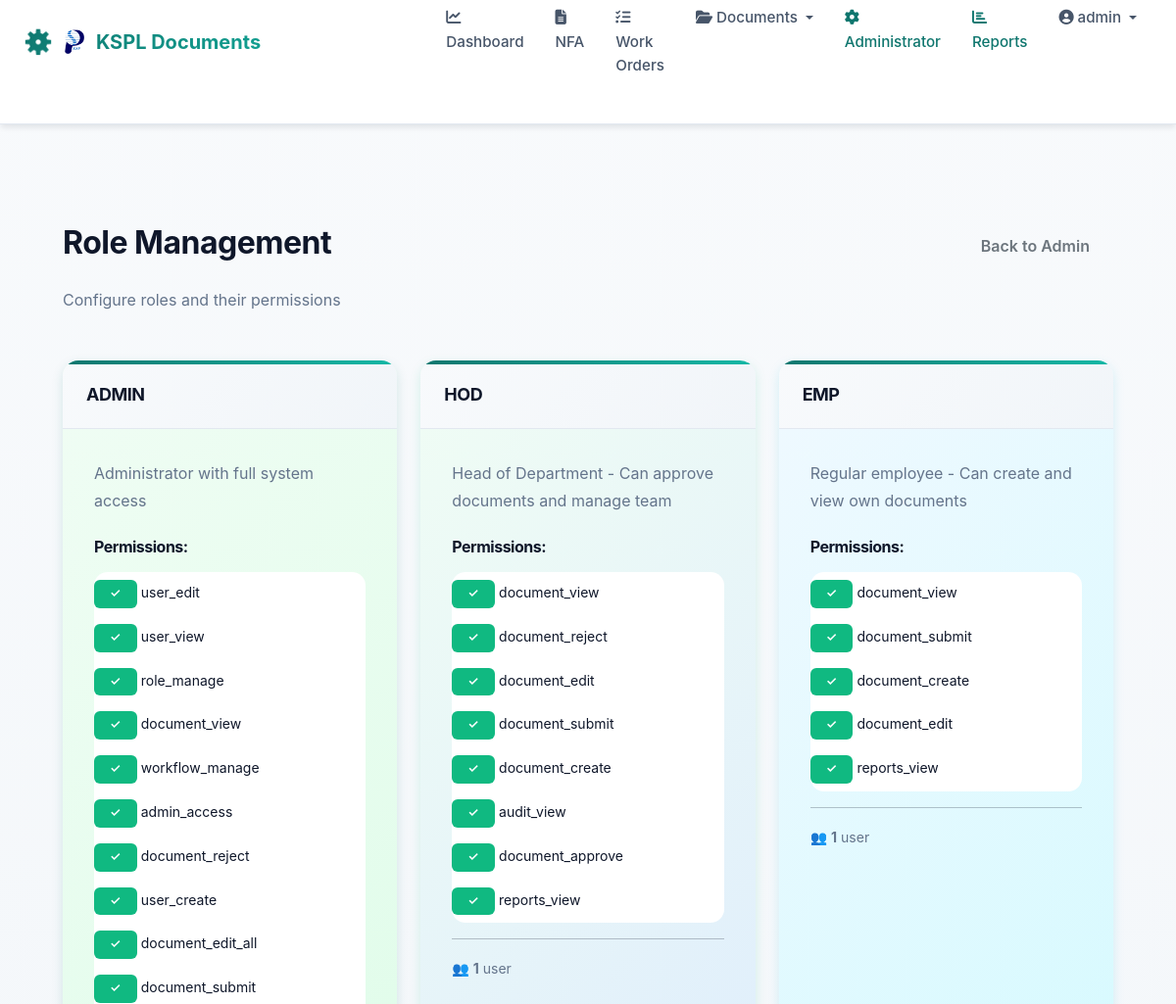
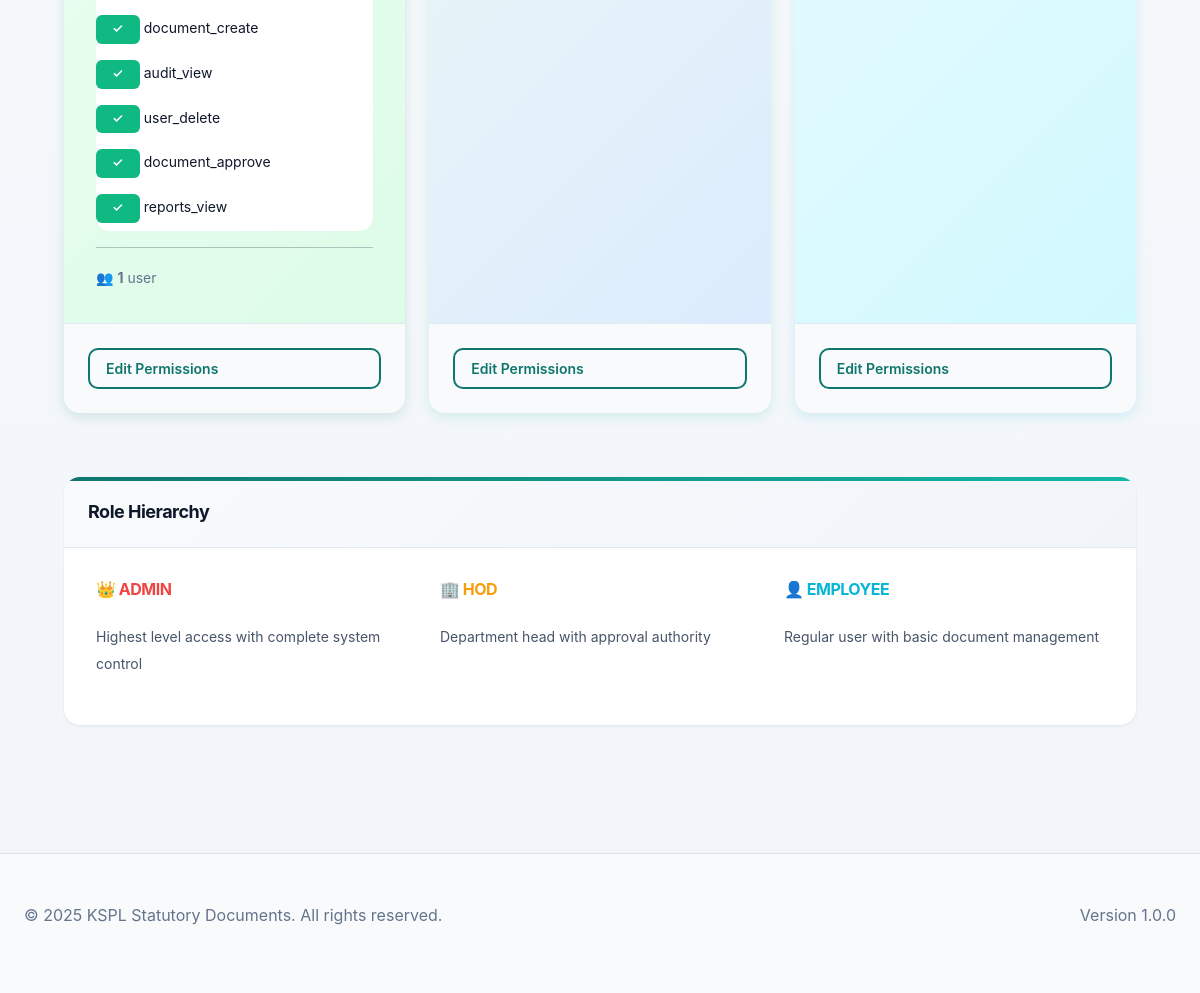
The page /admin/roles (signed in) on the database its author committed (2 pictures, top to bottom).
### models/__init__.py (models this page shows, shortened)
class User(UserMixin, db.Model):
    __tablename__ = 'users'
    id = db.Column(db.Integer, primary_key=True)
    username = db.Column(db.String(120), unique=True, nullable=False)
    email = db.Column(db.String(120), unique=True, nullable=False)
    password_hash = db.Column(db.String(255), nullable=False)
    first_name = db.Column(db.String(120))
    last_name = db.Column(db.String(120))
    department_id = db.Column(db.Integer, db.ForeignKey('departments.id'))
    is_active = db.Column(db.Boolean, default=True)
    created_at = db.Column(db.DateTime, default=datetime.utcnow)
    roles = db.relationship('Role', secondary='user_roles', backref=db.backref('users', lazy='dynamic'))
    department = db.relationship('Department', backref='users')
    def has_role(self, role_name):
        return any(role.name == role_name for role in self.roles)

class Role(db.Model):
    __tablename__ = 'roles'
    id = db.Column(db.Integer, primary_key=True)
    name = db.Column(db.String(120), unique=True, nullable=False)
    description = db.Column(db.Text)
    permissions = db.relationship('Permission', secondary='role_permissions', backref=db.backref('roles', lazy='dynamic'))

class Permission(db.Model):
    __tablename__ = 'permissions'
    id = db.Column(db.Integer, primary_key=True)
    name = db.Column(db.String(120), unique=True, nullable=False)
    description = db.Column(db.Text)

### routes/admin.py (the view)
@admin_bp.route('/roles', methods=['GET'])
@login_required
@require_role('admin')
def role_list():
    roles = Role.query.all()
    return render_template('admin/role_list.html', roles=roles)

### utils/__init__.py (called while the page is built)
def require_role(role_name):
    def decorator(f):
        @wraps(f)
        def decorated_function(*args, **kwargs):
            if not current_user.is_authenticated:
                abort(401)
            user_role_names = [role.name for role in current_user.roles]
            if role_name not in user_role_names:
                abort(403)
            return f(*args, **kwargs)
        return decorated_function
    return decorator

### templates/admin/role_list.html
{% extends "index.html" %}
{% block content %}
<div class="container-fluid mt-4">
    <div class="row mb-4">
        <div class="col-md-8">
            <h2>Role Management</h2>
            <p class="text-muted">Configure roles and their permissions</p>
        </div>
        <div class="col-md-4 text-end">
            <a href="{{ url_for('admin.admin_dashboard') }}" class="btn btn-outline-secondary">Back to Admin</a>
        </div>
    </div>
    <div class="row">
        {% for role in roles %}
        <div class="col-md-4 mb-4">
            {% if loop.index == 1 %}
            <div class="card card-primary border-0 h-100">
            {% elif loop.index == 2 %}
            <div class="card card-success border-0 h-100">
            {% else %}
            <div class="card card-info border-0 h-100">
            {% endif %}
                <div class="card-header bg-transparent">
                    <h5 class="mb-0">{{ role.name | upper }}</h5>
                </div>
                <div class="card-body">
                    <p class="card-text text-muted">{{ role.description }}</p>
                    <h6 class="mt-3 mb-2">Permissions:</h6>
                    <div class="list-group list-group-flush">
                        {% if role.permissions %}
                            {% for perm in role.permissions %}
                            <div class="list-group-item px-0 py-2 border-0">
                                <small>
                                    <span class="badge bg-success">✓</span>
                                    {{ perm.name }}
                                </small>
                            </div>
                            {% endfor %}
                        {% else %}
                        <div class="list-group-item px-0 py-2 border-0 text-muted">
                            <small>No permissions assigned</small>
                        </div>
                        {% endif %}
                    </div>
                    <hr>
                    <p class="mb-0 text-muted">
                        <small>
                            👥 <strong>{{ role.users.count() }}</strong> user{{ 's' if role.users.count() != 1 else '' }}
                        </small>
                    </p>
                </div>
                <div class="card-footer bg-light">
                    <a href="{{ url_for('admin.role_view', role_id=role.id) }}" class="btn btn-sm btn-outline-primary w-100">
                        Edit Permissions
                    </a>
                </div>
            </div>
        </div>
        {% endfor %}
    </div>
    <div class="row mt-4">
        <div class="col-md-12">
            <div class="card">
                <div class="card-header bg-light">
                    <h5 class="mb-0">Role Hierarchy</h5>
                </div>
                <div class="card-body">
                    <div class="row">
                        <div class="col-md-4">
                            <h6 class="text-danger">👑 ADMIN</h6>
                            <p><small>Highest level access with complete system control</small></p>
                        </div>
                        <div class="col-md-4">
                            <h6 class="text-warning">🏢 HOD</h6>
                            <p><small>Department head with approval authority</small></p>
                        </div>
                        <div class="col-md-4">
                            <h6 class="text-info">👤 EMPLOYEE</h6>
                            <p><small>Regular user with basic document management</small></p>
                        </div>
                    </div>
                </div>
            </div>
        </div>
    </div>
</div>
{% endblock %}

### templates/index.html (shortened to what this page needs)
<!DOCTYPE html>
<html lang="en">
<head>
    <link href="https://cdn.jsdelivr.net/npm/bootstrap@5.1.3/dist/css/bootstrap.min.css" rel="stylesheet">
    <link rel="stylesheet" href="https://cdnjs.cloudflare.com/ajax/libs/font-awesome/6.4.0/css/all.min.css">
    <link rel="stylesheet" href="https://cdnjs.cloudflare.com/ajax/libs/tempusdominus-bootstrap-4/5.39.0/css/tempusdominus-bootstrap-4.min.css" />
    <link rel="stylesheet" href="{{ url_for('static', filename='main.css') }}">
</head>
<body>
    <nav class="navbar navbar-expand-lg navbar-light" style="padding: initial;">
        <div class="container-fluid px-4">
            <a class="navbar-brand d-flex align-items-center" href="{% if current_user.is_authenticated %}{% if current_user.has_role('admin') %}{{ url_for('admin.admin_dashboard') }}{% else %}{{ url_for('main.dashboard') }}{% endif %}{% else %}{{ url_for('auth.login') }}{% endif %}" style="gap: 12px;">
                <img style="max-width: 5%; height: auto;" src="{{ url_for('static', filename='images/ksp-logo.png') }}" alt="KSP Logo" height="40" class="img-fluid">
                <span>KSPL Documents</span>
            </a>
            <div class="collapse navbar-collapse" id="navbarNav">
                <ul class="navbar-nav ms-auto">
                    {% if current_user.is_authenticated %}
                        <li class="nav-item">
                            <a class="nav-link" href="{{ url_for('main.dashboard') }}">
                                <i class="fas fa-chart-line me-1"></i>Dashboard
                            </a>
                        </li>
                        <li class="nav-item">
                            <a class="nav-link" href="{{ url_for('main.nfa_list') }}">
                                <i class="fas fa-file-alt me-1"></i>NFA
                            </a>
                        </li>
                        <li class="nav-item">
                            <a class="nav-link" href="{{ url_for('main.work_order_list') }}">
                                <i class="fas fa-tasks me-1"></i>Work Orders
                            </a>
                        </li>
                        <li class="nav-item dropdown">
                            <a class="nav-link dropdown-toggle" href="#" id="documentsDropdown" role="button" data-bs-toggle="dropdown" aria-expanded="false">
                                <i class="fas fa-folder-open me-1"></i>Documents
                            </a>
                        </li>
                        <li class="nav-item">
                            <a class="nav-link text-primary" href="{{ url_for('admin.admin_dashboard') }}">
                                <i class="fas fa-cog me-1"></i>Administrator
                            </a>
                        </li>
                        <li class="nav-item">
                            <a class="nav-link text-primary" href="{{ url_for('admin.reports') }}">
                                <i class="fas fa-chart-bar me-1"></i>Reports
                            </a>
                        </li>
                        <li class="nav-item dropdown">
                            <a class="nav-link dropdown-toggle" href="#" id="userDropdown" role="button" data-bs-toggle="dropdown" aria-expanded="false">
                                <i class="fas fa-user-circle me-1"></i>{{ current_user.username }}
                            </a>
                        </li>
                    {% else %}
                        <li class="nav-item">
                            <a class="nav-link" href="{{ url_for('auth.login') }}">
                                <i class="fas fa-sign-in-alt me-1"></i>Login
                            </a>
                        </li>
                    {% endif %}
                </ul>
            </div>
        </div>
    </nav>
    <div class="container-fluid">
        {% block content %}{% endblock %}
    </div>
    <footer class="bg-light border-top mt-5 py-4">
        <div class="container-fluid px-4">
            <div class="row">
                <div class="col-md-6">
                    <p class="text-muted mb-0">© 2025 KSPL Statutory Documents. All rights reserved.</p>
                </div>
                <div class="col-md-6 text-md-end">
                    <p class="text-muted mb-0">Version 1.0.0</p>
                </div>
            </div>
        </div>
    </footer>
</body>
</html>

### rows shown on the page
User: username "admin"
Role: name "ADMIN", description "Administrator with full system access", users.count "1"
Permission: name "user_edit"
Permission: name "user_view"
Permission: name "role_manage"
Permission: name "document_view"
Permission: name "workflow_manage"
Permission: name "admin_access"
Permission: name "document_reject"
Permission: name "user_create"
Permission: name "document_edit_all"
Permission: name "document_submit"
Permission: name "document_create"
Permission: name "audit_view"
Permission: name "user_delete"
Permission: name "document_approve"
Permission: name "reports_view"
Role: name "HOD", description "Head of Department - Can approve documents and manage team", users.count "1"
Permission: name "document_edit"
Role: name "EMP", description "Regular employee - Can create and view own documents", users.count "1"
